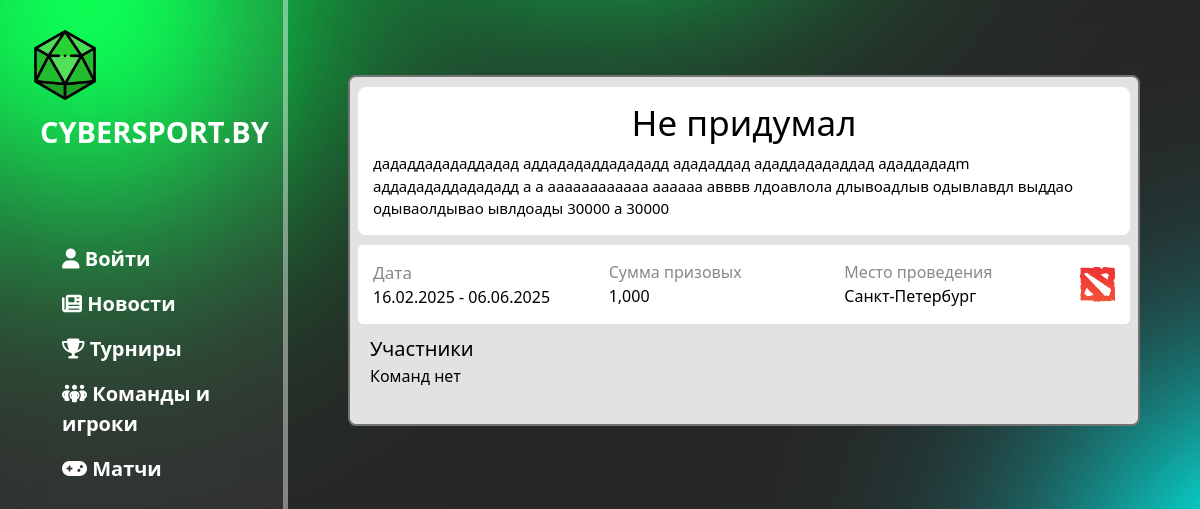
The app's page /tournaments/5 with its own data.
### tournaments/models.py (models this page shows, shortened)
class Tournaments(models.Model):
    id = models.AutoField(primary_key=True)
    game = models.ForeignKey(Games, on_delete=models.SET_NULL, null=True)
    teams = models.ManyToManyField(Teams, blank=True)
    name = models.CharField('Название турнира', max_length=150)
    description = models.TextField('Описание')
    start_date = models.DateTimeField('Дата начала')
    end_date = models.DateTimeField('Дата окончания')
    sum_prize = models.IntegerField('Сумма призовых')
    location = models.CharField('Место проведения', max_length=150)
    class Meta:
        verbose_name = 'Турнир'
        verbose_name_plural = 'Турниры'

### games/models.py (models this page shows, shortened)
class Games(models.Model):
    id = models.AutoField(primary_key=True)
    name = models.CharField('Название игры', max_length=50, unique=True)
    icon = models.ImageField(upload_to='games/games_icon/', blank=True, null=True, unique=True)
    class Meta:
        verbose_name = 'Название игры'
        verbose_name_plural = 'Игры'

### tournaments/views.py (the view)
# urls.py: path('<int:pk>', views.TournamentsDetailView.as_view(), name='detail_tour')
class TournamentsDetailView(DetailView):
    model = Tournaments
    template_name = 'tournaments/detail_tournaments.html'
    context_object_name = 'tournament'
    def get_object(self, queryset=None):
        bll = TournamentsBLL()
        return bll.get_tournament(self.kwargs['pk'])

### bll/Tournaments_bll.py (called while the page is built)
    def get_tournament(self, tournament_id):
        return self.tournaments_dal.get(tournament_id)

### dal/repositories/TournamentsRepository.py (called while the page is built)
    def get(self, entity_id):
        return get_object_or_404(Tournaments, id=entity_id)

### tournaments/templates/tournaments/detail_tournaments.html (shortened to what this page needs)
{% extends 'main/layout.html' %}
{% load static %}
{% load humanize %}
{% block content %}
    <div class="main_tour">
        {% if tournament %}
            <div class="row">
                <div class="name-description">
                    <h3>{{ tournament.name }}</h3>
                    <div class="description">{{ tournament.description }}</div>
                </div>
            </div>
            <div class="row">
                <div class="date-prize-location">
                    <div class="date">
                        <div class="date-text">Дата</div>
                        <div class="dt-info">{{ tournament.start_date|date:"d.m.Y" }} - {{ tournament.end_date|date:"d.m.Y" }}</div>
                    </div>
                    <div class="prize">
                        <div class="prize-text">Сумма призовых</div>
                        <div class="pt-info">{{ tournament.sum_prize|intcomma }}</div>
                    </div>
                    <div class="location">
                        <div class="location-text">Место проведения</div>
                        <div class="lt-info">{{ tournament.location }}</div>
                    </div>
                    <img src="{{ tournament.game.icon.url }}" alt="game">
                </div>
            </div>
            <div class="row">
                <div class="members">Участники</div>
            </div>
            <div class="row">
                <div class="info-teams">
                    {% for team in tournament.teams.all %}
                        <div class="info-team">
                            <div class="block-icon-name">
                                <img class="team-icon" src="{{ team.icon.url }}" alt="icon-team">
                                <h3 class="team-name">{{ team.name }}</h3>
                            </div>
                            <div class="players">
                                {% for player in team.players.all %}
                                    <div class="icon-team-rfn">
                                        <img class="icon-members" src="{{ player.icon_country.url }}" alt="icon country members">
                                        <div class="row-fio-nick">
                                            <div class="fio">{{ player.fio }} |&nbsp</div>
                                            <div class="nickname">{{ player.nickname }}</div>
                                        </div>
                                    </div>
                                {% empty %}
                                    <p>Игроков нет</p>
                                {% endfor %}
                            </div>
                        </div>
                    {% empty %}
                        <p style="color: black;">Команд нет</p>
                    {% endfor %}
                </div>
            </div>
        {% else %}
            <p style="color: black; text-align: center;">Турниров нет</p>
        {% endif %}
    </div>
{% endblock %}

### main/static/main/css/main.css (style rules this page uses)
body { background: no-repeat center center fixed; background-size: cover; }

### tournaments/static/tournaments/css/tour_details.css (style rules this page uses)
.row { display: flex; flex-wrap: wrap; justify-content: flex-start; }
.main_tour .name-description { display: flex; background-color: rgb(255, 255, 255); flex-direction: column; padding: 15px; border-radius: 8px; width: 100%; margin-bottom: 10px; }
.name-description h3 { color: black; font-size: 35px; width: 100%; text-align: center; }
.name-description .description { color: black; width: 100%; font-size: 15px; }
.main_tour .date-prize-location { display: flex; background-color: rgb(255, 255, 255); margin-bottom: 10px; flex-direction: row; padding: 15px; border-radius: 5px; width: 100%; justify-content: space-between; align-items: center; }
.date-prize-location .location, .date-prize-location .prize, .date-prize-location .date { color: black; flex: 1; }
.date-prize-location img { max-width: 35px; flex: 1; }
.info-teams { display: flex; flex-wrap: wrap; justify-content: flex-start; }
.members { color: black; display: flex; flex-wrap: wrap; justify-content: left; font-size: 20px; font-weight: 500; }
.main_tour .row .date-prize-location .prize .prize-text, .main_tour .row .date-prize-location .location .location-text, .main_tour .row .date-prize-location .date .date-text { color: #888888; }
.main_tour .row .date-prize-location .prize .pt-info, .main_tour .row .date-prize-location .location .lt-info, .main_tour .row .date-prize-location .date .dt-info { font-weight: 500; }

### tournaments/static/tournaments/css/tour_main.css (style rules this page uses)
main .main_tour { float: left; max-width: 66%; width: 100%; margin-left: 29%; margin-bottom: 75px; margin-top: 75px; background-color: rgb(226, 226, 226); padding: 20px; padding-top: 10px; border: 2px solid #737373; border-radius: 8px; }
.row { display: flex; flex-wrap: wrap; justify-content: flex-start; }

### matches/static/matches/css/matches_main.css (style rules this page uses)
.row { display: flex; flex-wrap: wrap; justify-content: flex-start; }

### matches/static/matches/css/matches_detail.css (style rules this page uses)
.sum .sum-text, .place .place-text, .date .date-text { color: #828282; font-size: 17px; }
.sum .st-info, .place .pt-info, .date .dt-info { font-weight: 500; }

### records on screen
Tournaments: name "Не придумал", description "дададдадададдадад аддадададдадададд адададдад ададдадададдад ададдададm аддадададдадададд а а аааааааааааа аааааа авввв лдоавлола длывоадлыв одывлавдл выддао одываолдывао ывлдоады 30000 а 30000", start_date "16.02.2025", end_date "06.06.2025", sum_prize "1,000", location "Санкт-Петербург", game.icon (picture)
